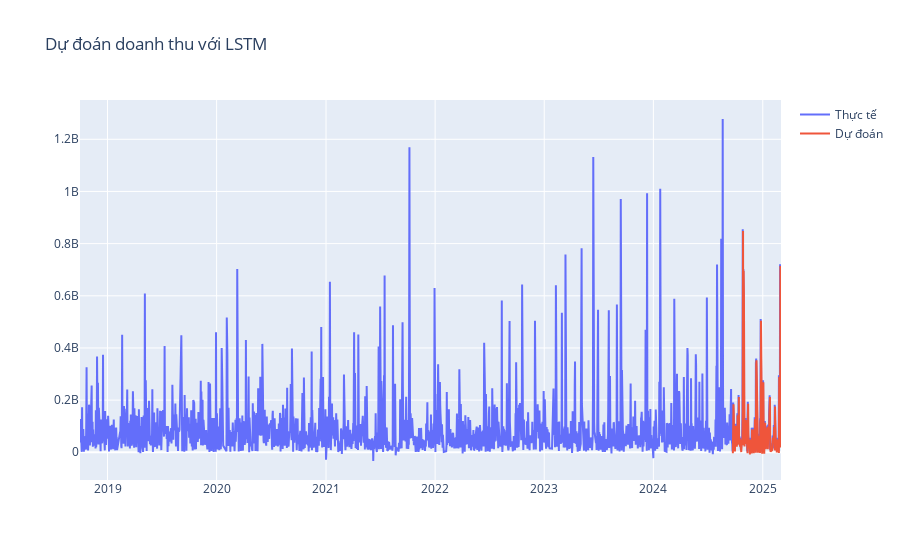

Here is the notebook cell this chart was saved with:
### Code cell
data.reset_index(drop = True, inplace = True)
data_result.reset_index(drop = True, inplace = True)

# Kết hợp 2 bảng để đồ thị hóa tạo biểu đồ
data_sales_pred = pd.merge(data, data_result, on='date', how='left')

# Đồ thị hóa dữ liệu thực tế và dự đoán
plot_data = [
    go.Scatter(
        x=data_sales_pred['date'],
        y=data_sales_pred['total_sales'],
        name='Thực tế'
    ),
        go.Scatter(
        x=data_sales_pred['date'],
        y=data_sales_pred['pred_value'],
        name='Dự đoán'
    )
    
]
plot_layout = go.Layout(
        title='Dự đoán doanh thu với LSTM'
    )
fig = go.Figure(data=plot_data, layout=plot_layout)
pyoff.iplot(fig)

### Figure 1 — Plotly figure (JSON) as saved in the notebook; plotly's stock layout.template omitted (floating-point values rounded to 4 significant figures; data arrays with more than 128 entries replaced by an {"elided": "..."} marker saying what was removed)
{"data": [{"name": "Thực tế", "type": "scatter", "x": {"elided": "2196 str values"}, "y": {"elided": "2196 float values"}}, {"name": "Dự đoán", "type": "scatter", "x": {"elided": "2196 str values"}, "y": {"elided": "2196 float values"}}], "layout": {"title": {"text": "Dự đoán doanh thu với LSTM"}}}
